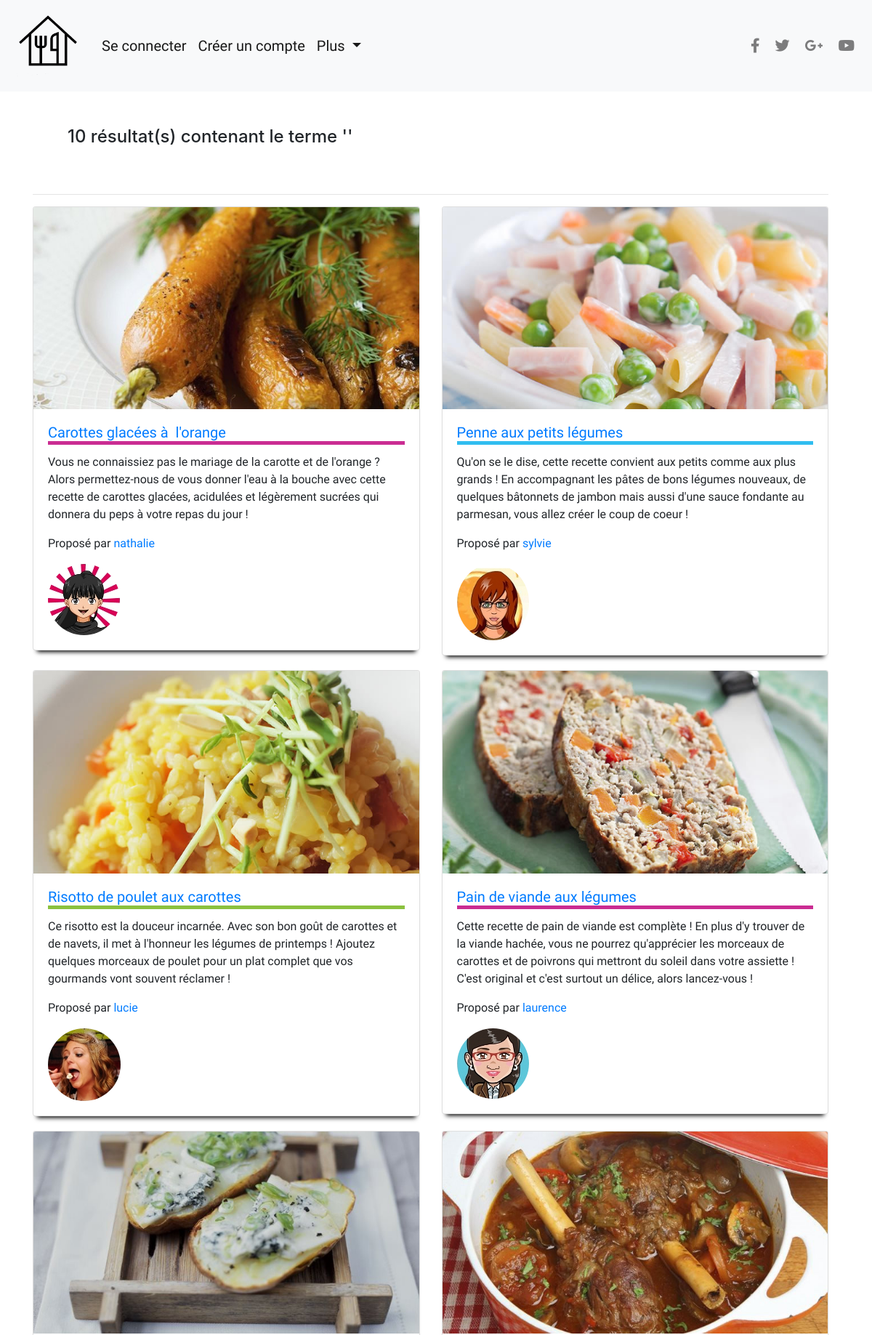
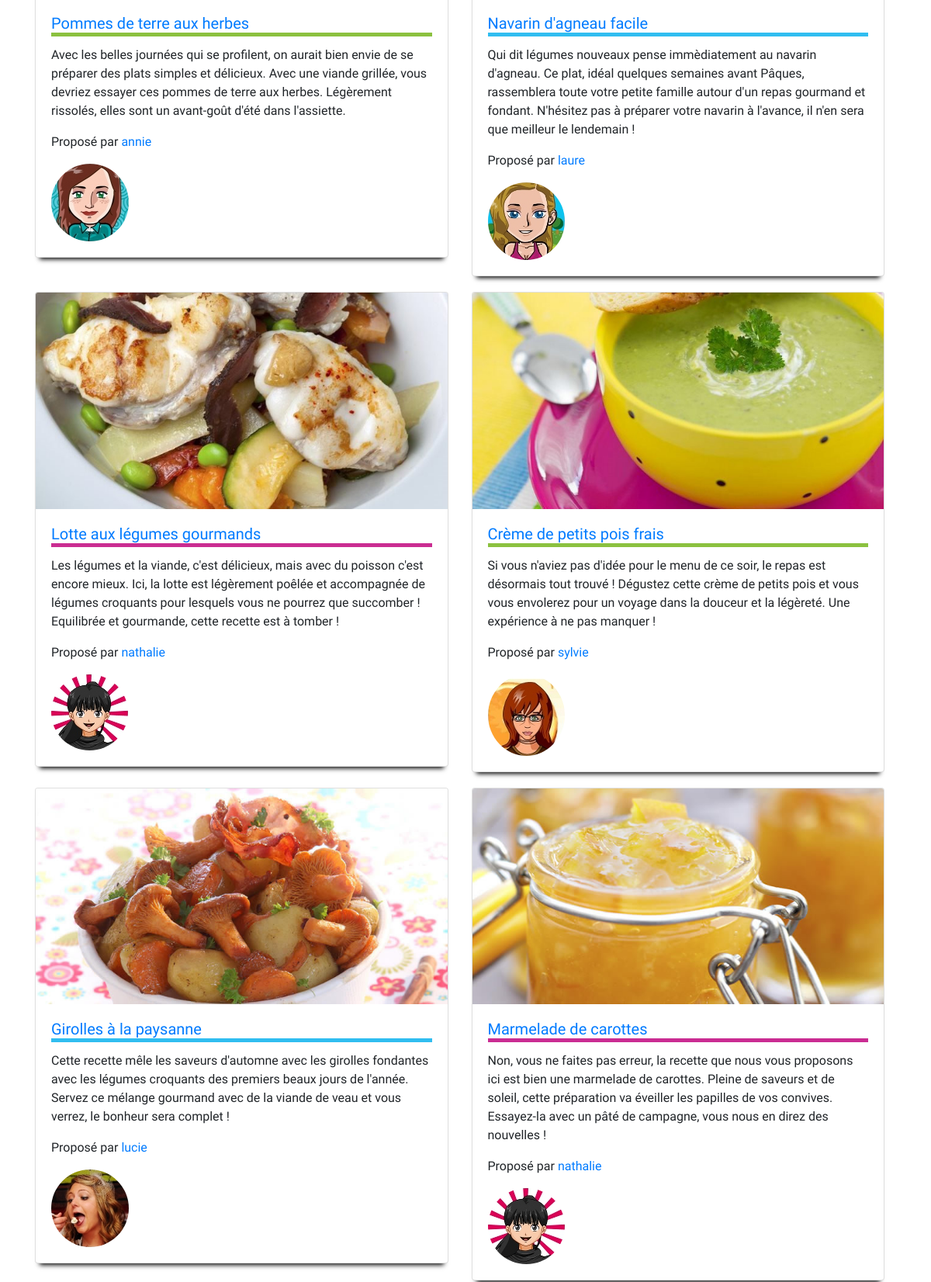
Screenshot of /resultats.php (upper part) with the database file from the repository (2 pictures, top to bottom).
### tables this page shows
CREATE TABLE `recettes` (
  `idRecette` int(11) NOT NULL,
  `titre` varchar(250) NOT NULL,
  `chapo` longtext NOT NULL,
  `img` varchar(50) NOT NULL,
  `preparation` longtext NOT NULL,
  `ingredient` longtext NOT NULL,
  `membre` int(11) NOT NULL,
  `couleur` varchar(30) NOT NULL,
  `dateCrea` timestamp NOT NULL DEFAULT CURRENT_TIMESTAMP ON UPDATE CURRENT_TIMESTAMP,
  `categorie` int(11) NOT NULL,
  `tempsCuisson` varchar(50) NOT NULL,
  `tempsPreparation` varchar(50) NOT NULL,
  `difficulte` varchar(50) NOT NULL,
  `prix` varchar(50) NOT NULL
);

CREATE TABLE `membres` (
  `idMembre` int(11) NOT NULL,
  `gravatar` varchar(100) NOT NULL,
  `login` varchar(32) NOT NULL,
  `password` varchar(40) NOT NULL,
  `statut` varchar(20) NOT NULL,
  `prenom` varchar(50) NOT NULL,
  `nom` varchar(50) NOT NULL,
  `dateCrea` timestamp NOT NULL DEFAULT CURRENT_TIMESTAMP ON UPDATE CURRENT_TIMESTAMP
);

### inc/init.php (called while the page is built, shortened)
<?php
include './inc/header.php';
$couleurs = array(
    "fushia" => "#ca2c92",
    "bleuClair" => "#30bdf0",
    "vertClair" => "#8bc13f",
);

### resultats.php (the view, shortened to what this page needs)
<?php
require_once 'inc/init.php';
$sterm = filter_input(INPUT_POST,'searchTerm',FILTER_SANITIZE_STRING);
$sterm1 = str_replace('%20','',$sterm);
$query = "SELECT r.idRecette, r.titre, r.chapo, r.img, r.membre, r.couleur, m.prenom,m.gravatar FROM recettes r, membres m WHERE titre LIKE '%$sterm1%' AND r.membre=m.idMembre";
$query_row = "SELECT COUNT(*) FROM recettes WHERE titre LIKE '%$sterm1%'";
$row_count = $pdo->query($query_row)->fetchColumn();
$result = $pdo->query($query);
$class="";
if ($row_count==1) {
    $class="col-md-6";
} else {
    $class="col-sm-4 col-md-6";
}
?>
<div class="container">
    <div class="row">
        <div class="col-12">
            <h4 class="p-5"><?php echo $row_count;?> résultat(s) contenant le terme '<?php echo $sterm1;?>'</h4>
            <hr>
        </div>
        <div class="row mx-auto" id="resultats">
            <div class="row mx-auto">
                <?php while ($recettes = $result->fetch(PDO::FETCH_OBJ)) { ?>
                <div class="<?php echo $class;?>">
                    <div class="card">
                        <img class="card-img-top" src="./assets/photos/recettes/<?php echo $recettes->img;?>" alt="Card image cap">
                        <div class="card-body">
                            <a href="recette-detail.php?idr=<?php echo $recettes->idRecette;?>"><h5 class="card-title" style="border-bottom: 5px solid <?php echo $couleurs[$recettes->couleur];?>"><?php echo $recettes->titre;?></h5></a>
                            <p class="card-text"><?php echo $recettes->chapo;?></p>
                            <p>Proposé par <a href="membre-detail.php?idm=<?php echo $recettes->membre; ?>"><?php echo $recettes->prenom;?></a></p>
                            <img src="./assets/photos/gravatars/<?php echo $recettes->gravatar; ?>" alt="" class="bio">
                        </div>
                    </div>
                </div>
                <?php } ?>
            </div>
        </div>
    </div>
</div>
<?php include "./inc/footer.php";?>

### css/main.css (style rules this page uses)
.row { padding-right: 0px; margin-right: 0px; }
.container { background-color: white; }
.container p, h6 { font-family: 'Source Sans Pro','serif'; }
.bio { border-radius: 50%; }
.card { box-shadow: 0 8px 6px -6px black; font-family: "Source Sans Pro",'sans-serif'; }
.card-text { font-family: "Source Sans Pro",'sans-serif'; }
#resultats .col-sm-4 { margin-bottom: 20px; }

### rows the page displays
recettes: img (picture), titre "Carottes glacées à l'orange", chapo "Vous ne connaissiez pas le mariage de la carotte et de l'orange ? Alors permettez-nous de vous donner l'eau à la bouche avec cette recette de carottes glacées, acidulées et légèrement sucrées qui donnera du peps à votre repas du jour !", membres.prenom "nathalie", membres.gravatar (picture)
recettes: img (picture), titre "Penne aux petits légumes", chapo "Qu'on se le dise, cette recette convient aux petits comme aux plus grands ! En accompagnant les pâtes de bons légumes nouveaux, de quelques bâtonnets de jambon mais aussi d'une sauce fondante au parmesan, vous allez créer le coup de coeur !", membres.prenom "sylvie", membres.gravatar (picture)
recettes: img (picture), titre "Risotto de poulet aux carottes", chapo "Ce risotto est la douceur incarnée. Avec son bon goût de carottes et de navets, il met à l'honneur les légumes de printemps ! Ajoutez quelques morceaux de poulet pour un plat complet que vos gourmands vont souvent réclamer !", membres.prenom "lucie", membres.gravatar (picture)
recettes: img (picture), titre "Pain de viande aux légumes", chapo "Cette recette de pain de viande est complète ! En plus d'y trouver de la viande hachée, vous ne pourrez qu'apprécier les morceaux de carottes et de poivrons qui mettront du soleil dans votre assiette ! C'est original et c'est surtout un délice, alors lancez-vous !", membres.prenom "laurence", membres.gravatar (picture)
recettes: img (picture), titre "Pommes de terre aux herbes", chapo "Avec les belles journées qui se profilent, on aurait bien envie de se préparer des plats simples et délicieux. Avec une viande grillée, vous devriez essayer ces pommes de terre aux herbes. Légèrement rissolés, elles sont un avant-goût d'été dans l'assiette.", membres.prenom "annie", membres.gravatar (picture)
recettes: img (picture), titre "Navarin d'agneau facile", chapo "Qui dit légumes nouveaux pense immèdiatement au navarin d'agneau. Ce plat, idéal quelques semaines avant Pâques, rassemblera toute votre petite famille autour d'un repas gourmand et fondant. N'hésitez pas à préparer votre navarin à l'avance, il n'en sera que meilleur le lendemain !", membres.prenom "laure", membres.gravatar (picture)
recettes: img (picture), titre "Lotte aux légumes gourmands", chapo "Les légumes et la viande, c'est délicieux, mais avec du poisson c'est encore mieux. Ici, la lotte est légèrement poêlée et accompagnée de légumes croquants pour lesquels vous ne pourrez que succomber ! Equilibrée et gourmande, cette recette est à tomber !", membres.prenom "nathalie", membres.gravatar (picture)
recettes: img (picture), titre "Crème de petits pois frais", chapo "Si vous n'aviez pas d'idée pour le menu de ce soir, le repas est désormais tout trouvé ! Dégustez cette crème de petits pois et vous vous envolerez pour un voyage dans la douceur et la légèreté. Une expérience à ne pas manquer !", membres.prenom "sylvie", membres.gravatar (picture)
recettes: img (picture), titre "Girolles à la paysanne", chapo "Cette recette mêle les saveurs d'automne avec les girolles fondantes avec les légumes croquants des premiers beaux jours de l'année. Servez ce mélange gourmand avec de la viande de veau et vous verrez, le bonheur sera complet !", membres.prenom "lucie", membres.gravatar (picture)
recettes: img (picture), titre "Marmelade de carottes", chapo "Non, vous ne faites pas erreur, la recette que nous vous proposons ici est bien une marmelade de carottes. Pleine de saveurs et de soleil, cette préparation va éveiller les papilles de vos convives. Essayez-la avec un pâté de campagne, vous nous en direz des nouvelles !", membres.prenom "nathalie", membres.gravatar (picture)

### other values shown
$row_count "10"
